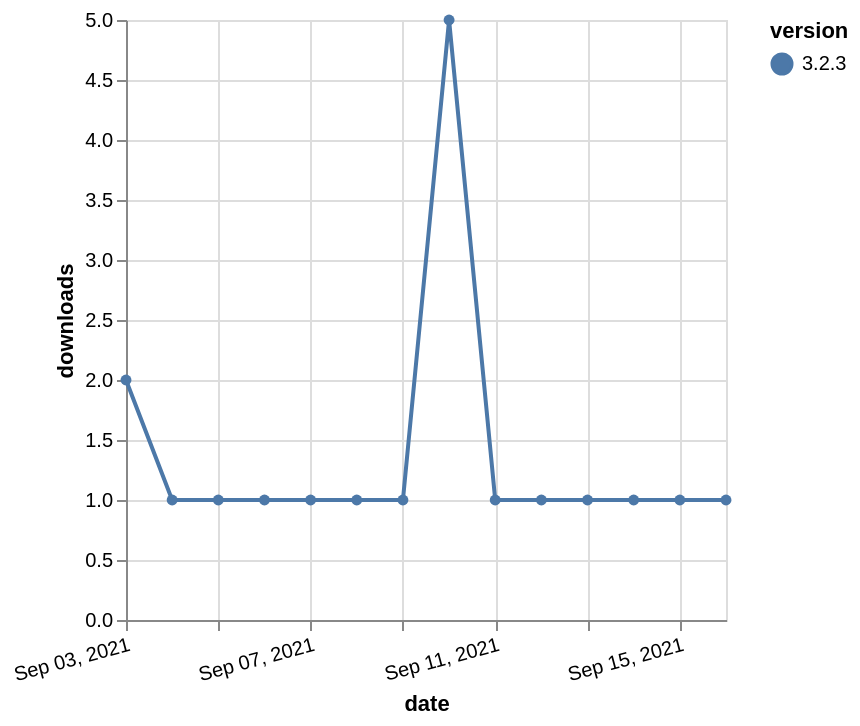

Source (Vega-Lite JSON):
### Vega-Lite specification from a JSON file in a GitHub repository (floating-point values rounded to 4 significant figures)
{"$schema": "https://vega.github.io/schema/vega-lite/v5.json", "description": "A simple bar chart with embedded data.", "data": {"values": [{"date": "2021-09-03", "total": 531, "delta": 2, "version": "3.2.3"}, {"date": "2021-09-04", "total": 532, "delta": 1, "version": "3.2.3"}, {"date": "2021-09-05", "total": 533, "delta": 1, "version": "3.2.3"}, {"date": "2021-09-06", "total": 534, "delta": 1, "version": "3.2.3"}, {"date": "2021-09-07", "total": 535, "delta": 1, "version": "3.2.3"}, {"date": "2021-09-08", "total": 536, "delta": 1, "version": "3.2.3"}, {"date": "2021-09-09", "total": 537, "delta": 1, "version": "3.2.3"}, {"date": "2021-09-10", "total": 542, "delta": 5, "version": "3.2.3"}, {"date": "2021-09-11", "total": 543, "delta": 1, "version": "3.2.3"}, {"date": "2021-09-12", "total": 544, "delta": 1, "version": "3.2.3"}, {"date": "2021-09-13", "total": 545, "delta": 1, "version": "3.2.3"}, {"date": "2021-09-14", "total": 546, "delta": 1, "version": "3.2.3"}, {"date": "2021-09-15", "total": 547, "delta": 1, "version": "3.2.3"}, {"date": "2021-09-16", "total": 548, "delta": 1, "version": "3.2.3"}]}, "width": "container", "mark": {"type": "line", "point": {"filled": true}}, "encoding": {"x": {"field": "date", "type": "temporal", "timeUnit": "yearmonthdate", "title": "date", "axis": {"labelAngle": -15}}, "y": {"field": "delta", "type": "quantitative", "title": "downloads"}, "color": {"field": "version", "type": "nominal"}, "tooltip": {"field": "delta"}}}
